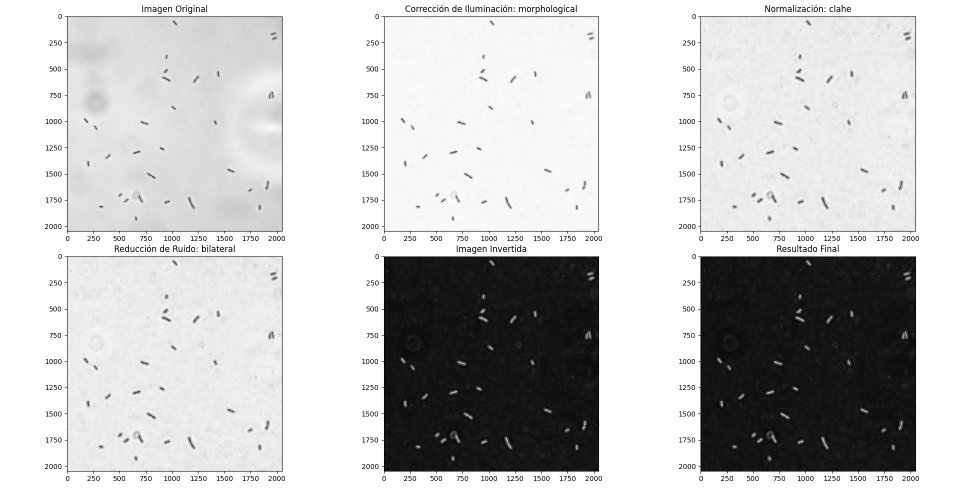
#> input picture 0_procesamiento/Paso_1_preprocesameinto.png, 1920 x 975 px (shown at 1/2 size)
$ python -i segmentation.py   (imports and definitions only)
#> lines starting #> are read from the running program, lines starting #| are printed output that depends on the picture; after the words box and inside, x2 and y2 are one past the last pixel; in counts of white or black regions, pixels touching at a corner belong together
#> further down, picture is the input picture: shape (975, 1920); min 0, max 255, mean 197.1
"""
Módulo para la segmentación de células bacterianas en imágenes de microscopía.

Este módulo proporciona funciones para identificar y delimitar células
bacterianas en imágenes preprocesadas, permitiendo su posterior análisis.
"""

import numpy as np
import cv2
import matplotlib.pyplot as plt
from typing import Dict, Any, Optional, Tuple, List
from skimage import measure, filters, segmentation, morphology
from scipy import ndimage as ndi
from skimage.feature import peak_local_max
from src.merge import hierarchical_merge


# [111 lines left out: functions threshold_image, apply_morphological_operations, not called in this run]


def segment_cells_enhanced(
    image: np.ndarray,
    min_cell_size: int = 60,
    min_distance: int = 20,
    gaussian_sigma: float = 1.0,
    find_markers_method: str = 'distance',
    merge_config: Optional[Dict[str, Any]] = None
) -> np.ndarray:
    """
    Segmenta células utilizando transformada de distancia y watershed,
    con post-merge jerárquico opcional para corregir sobre-segmentación en bífidas.

    Args:
        image: Imagen preprocesada
        min_cell_size: Tamaño mínimo de célula para filtrar objetos pequeños
        min_distance: Distancia mínima entre máximos locales
        gaussian_sigma: Sigma para el suavizado gaussiano
        find_markers_method: Método para encontrar marcadores ('distance' o 'threshold')
        merge_config: Configuración para post-merge. Si None o enabled=False, se omite.

    Returns:
        Imagen etiquetada donde cada célula tiene etiqueta única
    """
#> called with min_cell_size = 60, min_distance = 20, gaussian_sigma = 1, find_markers_method = 'distance'
    # 1. Suavizado para reducir ruido
    img_blurred = cv2.GaussianBlur(image, (0, 0), gaussian_sigma)

    # 2. Umbralización mediante Otsu
    _, img_thresh = cv2.threshold(
        img_blurred, 0, 255, cv2.THRESH_BINARY + cv2.THRESH_OTSU
    )
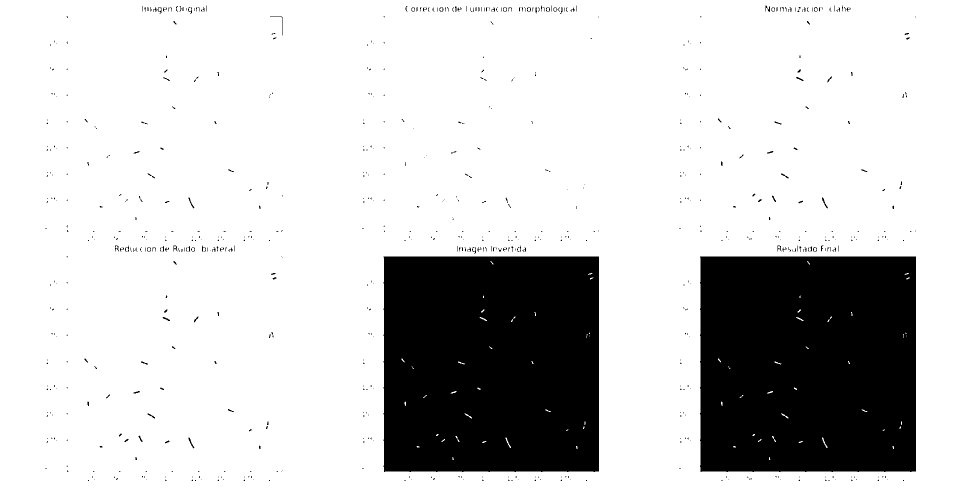
#> img_thresh: shape (975, 1920) (shown at 1/2 size); 79.9% white; 697 black regions (607 under 20 px)

    # 3. Calcular transformada de distancia
    distance = ndi.distance_transform_edt(img_thresh)
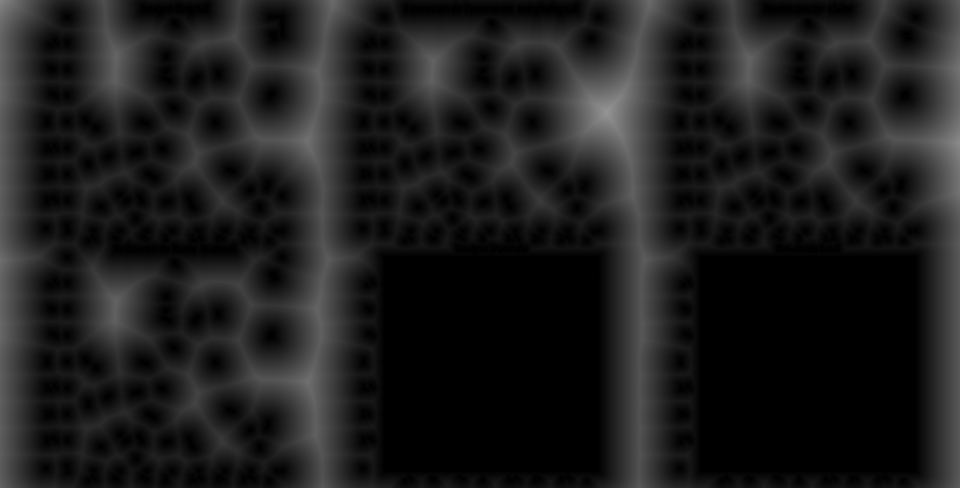
#> distance: shape (975, 1920) float64 (shown at 1/2 size); min 0, max 148.9, mean 29.2

    # 4. Encontrar marcadores para watershed
    if find_markers_method == 'distance':
        local_maxi_coords = peak_local_max(
            distance,
            min_distance=min_distance,
            footprint=np.ones((3, 3)),
            labels=img_thresh
        )
#> local_maxi_coords = 707 pairs, first value 20 to 954, second value 20 to 1899

        markers = np.zeros_like(img_thresh, dtype=np.int32)
        for i, coord in enumerate(local_maxi_coords, start=1):
            markers[tuple(coord)] = i
#> this loop made 707 passes
#> coord on passes 1 to 3: [223, 1213], [284, 1899], [281, 614]
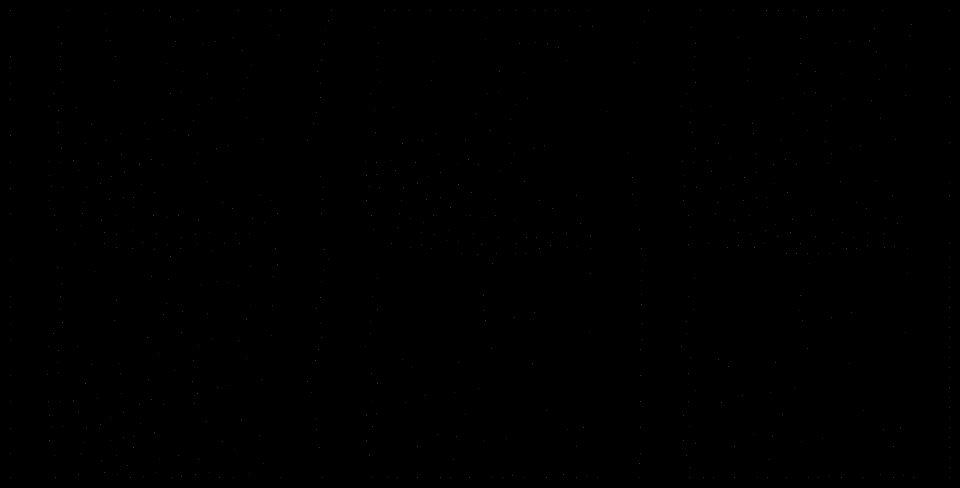
#> markers: shape (975, 1920) int32 (shown at 1/2 size); 708 distinct labels, from 0 to 707; one colour per label, 0 black

    else:
        distance_normalized = cv2.normalize(distance, None, 0, 1.0, cv2.NORM_MINMAX)
        _, markers = cv2.threshold(distance_normalized, 0.3, 1, cv2.THRESH_BINARY)
        markers = np.uint8(markers)
        _, markers = cv2.connectedComponents(markers)

    # 5. Aplicar watershed
    labels_ws = segmentation.watershed(-distance, markers, mask=img_thresh)
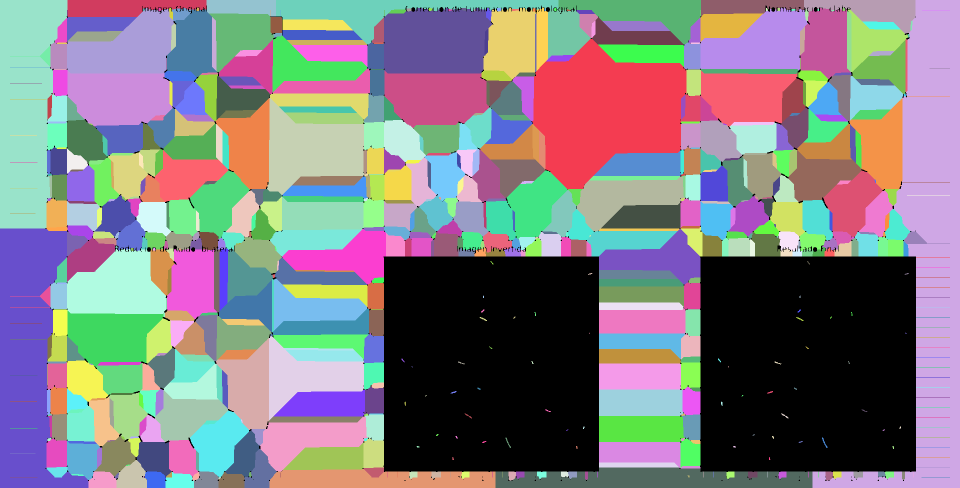
#> labels_ws: shape (975, 1920) int32 (shown at 1/2 size); 708 distinct labels, from 0 to 707; one colour per label, 0 black

    # 6. Post-merge jerárquico (solo si está habilitado)
    if merge_config and merge_config.get('enabled', False):
        labels_ws = hierarchical_merge(
            labels=labels_ws,
            distance_map=distance,
            original_image=image,
            binary_mask=img_thresh,
            merge_config=merge_config
        )

    # 7. Eliminar objetos pequeños
    labels_ws = morphology.remove_small_objects(labels_ws, min_size=min_cell_size)
#> labels_ws: shape (975, 1920) int32; 524 distinct labels, from 0 to 601

    return labels_ws


def filter_regions(
    labeled_image: np.ndarray,
    min_area: int = 50,
    max_area: int = 2000,
    min_circularity: float = 0.2,
    max_aspect_ratio: float = 3.0
) -> np.ndarray:
    """
    Filtra regiones segmentadas basadas en propiedades geométricas.

    Args:
        labeled_image: Imagen con etiquetas únicas para cada célula
        min_area: Área mínima de una célula válida
        max_area: Área máxima de una célula válida
        min_circularity: Circularidad mínima (4π*área/perímetro²)
        max_aspect_ratio: Relación máxima entre ejes mayor y menor

    Returns:
        Imagen etiquetada con regiones filtradas
    """
#> called with min_area = 50, max_area = 2000, min_circularity = 0.2, max_aspect_ratio = 3
    # Crear imagen de salida
    filtered = np.zeros_like(labeled_image, dtype=np.int32)

    # Obtener propiedades de regiones
    regions = measure.regionprops(labeled_image)
#> regions = 523 regions; largest, box (x1, y1, x2, y2) and area: (1625, 0, 1920, 975) 99584, (1065, 77, 1373, 379) 61713, (0, 457, 177, 975) 54241, (0, 0, 135, 457) 45933, (768, 15, 985, 147) 25314

    new_label = 1  # Comenzar con etiqueta 1

    for region in regions:
        # Omitir el fondo (etiqueta 0 o 1 en watershed)
        if region.label <= 0:
            continue

        area = region.area
        perimeter = region.perimeter

        # Calcular circularidad (4π*área/perímetro²)
        circularity = 4 * np.pi * area / (perimeter * perimeter) if perimeter > 0 else 0

        # Calcular relación de aspecto
        aspect_ratio = region.major_axis_length / region.minor_axis_length if region.minor_axis_length > 0 else float('inf')

        # Aplicar filtros
        if (min_area <= area <= max_area and
            circularity >= min_circularity and
            aspect_ratio <= max_aspect_ratio):
            # La región pasa los filtros, copiar a la imagen de salida con nueva etiqueta
            coords = region.coords
            filtered[coords[:, 0], coords[:, 1]] = new_label
            new_label += 1
#> this loop made 523 passes
#> (area, perimeter, circularity, aspect_ratio) on passes 1 to 12: (61713, 1062.5, 0.687, 1.29), (99584, 6784.6, 0.0272, 6.52), (22791, 711.2, 0.566, 1.5), (14736, 651.1, 0.437, 2.03), (45933, 2210, 0.118, 4.43), (6965, 417.5, 0.502, 3.44), (7889, 436.6, 0.52, 3.33), (9078, 516.8, 0.427, 3.17), (18282, 680.1, 0.497, 2.16), (3155, 335.7, 0.352, 6.64), (9487, 533.5, 0.419, 2.74), (17965, 688.6, 0.476, 2.1)
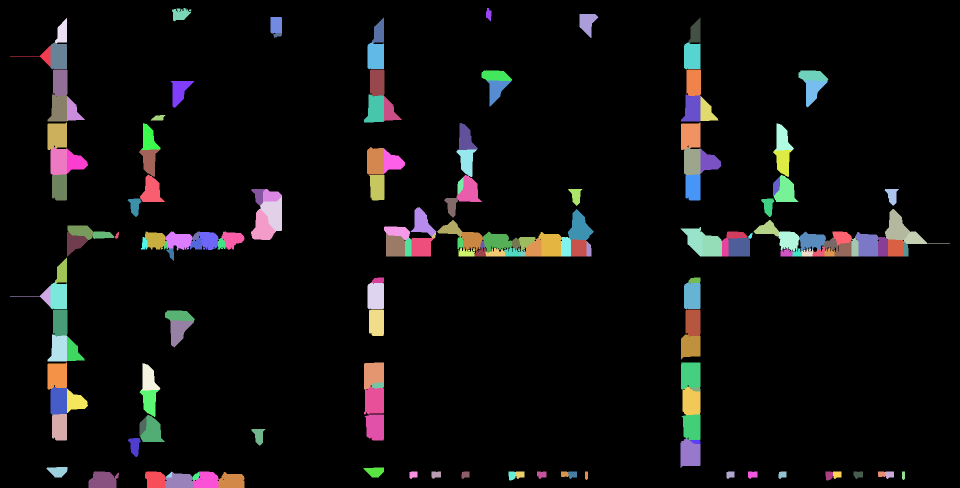
#> filtered: shape (975, 1920) int32 (shown at 1/2 size); 184 distinct labels, from 0 to 183; one colour per label, 0 black
#> after the loop, new_label = 184

    return filtered


def segment_cells(
    image: np.ndarray,
    config: Optional[Dict[str, Any]] = None
) -> np.ndarray:
    """
    Pipeline completo de segmentación de células.

    Args:
        image: Imagen preprocesada
        config: Configuración para los distintos pasos de segmentación
            {
                'use_enhanced': True/False,  # Si usar el método mejorado
                'threshold': {'method': 'adaptive', 'params': {...}},
                'morphological': [('open', {...}), ('close', {...})],
                'min_cell_size': 60,
                'min_distance': 20,
                'gaussian_sigma': 1.0,
                'find_markers_method': 'distance',
                'filter': {'min_area': 50, 'max_area': 2000, ...}
            }

    Returns:
        Imagen etiquetada donde cada célula tiene una etiqueta única
    """
    if config is None:
        config = {
            'use_enhanced': True,  # Por defecto usamos el método mejorado
            'threshold': {
                'method': 'adaptive',
                'params': {'block_size': 51, 'C': 5}
            },
            'morphological': [
                ('open', {'kernel_size': 3, 'iterations': 2}),
                ('close', {'kernel_size': 3, 'iterations': 1})
            ],
            'min_cell_size': 60,
            'min_distance': 20,
            'gaussian_sigma': 1.0,
            'find_markers_method': 'distance',
            'filter': {
                'min_area': 50,
                'max_area': 2000,
                'min_circularity': 0.2,
                'max_aspect_ratio': 3.0
            }
        }

    # Usar el método mejorado inspirado en count_bacteria o el método original
    if config.get('use_enhanced', True):
        segmented = segment_cells_enhanced(
            image,
            min_cell_size=config.get('min_cell_size', 60),
            min_distance=config.get('min_distance', 20),
            gaussian_sigma=config.get('gaussian_sigma', 1.0),
            find_markers_method=config.get('find_markers_method', 'distance'),
            merge_config=config.get('merge', None)
        )
    else:
        # Método original
        # 1. Umbralización
        cfg = config.get('threshold', {})
        binary = threshold_image(
            image,
            method=cfg.get('method', 'adaptive'),
            params=cfg.get('params', {})
        )

        # 2. Operaciones morfológicas
        morpho_ops = config.get('morphological', [])
        binary = apply_morphological_operations(binary, morpho_ops)

        # 3. Separación de células (watershed)
        cfg = config.get('watershed', {})
        segmented = watershed_segmentation(
            image,
            binary,
            min_distance=cfg.get('min_distance', 10)
        )

    # 4. Filtrado de regiones
    cfg = config.get('filter', {})
    filtered = filter_regions(
        segmented,
        min_area=cfg.get('min_area', 50),
        max_area=cfg.get('max_area', 2000),
        min_circularity=cfg.get('min_circularity', 0.2),
        max_aspect_ratio=cfg.get('max_aspect_ratio', 3.0)
    )

    return filtered


# [110 lines left out: functions visualize_segmentation, watershed_segmentation, not called in this run]

>>> import cv2
>>> picture = cv2.imread('../0_procesamiento/Paso_1_preprocesameinto.png', cv2.IMREAD_GRAYSCALE)
>>> result = segment_cells(picture)

$ run again, on 0_procesamiento/Paso_2_segmentacion.png
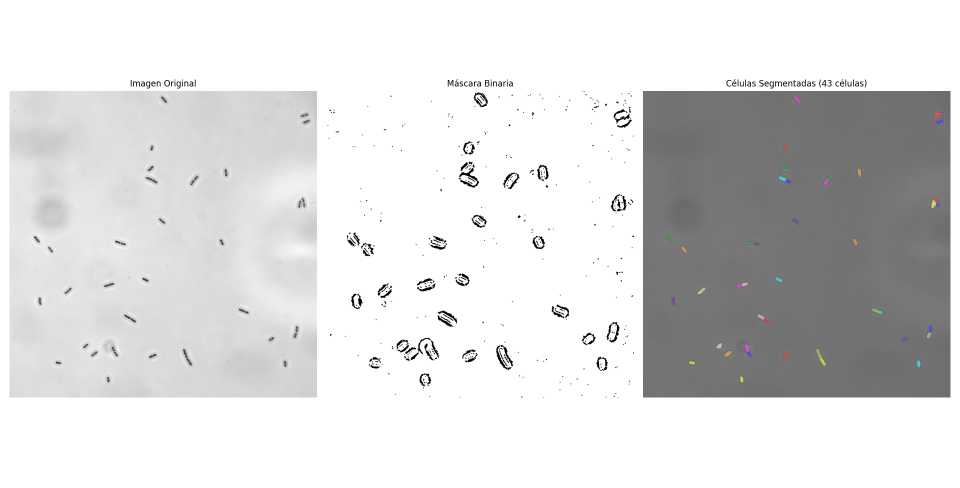
#> input picture 0_procesamiento/Paso_2_segmentacion.png, 1920 x 975 px (shown at 1/2 size)
#> img_thresh: shape (975, 1920); 78.9% white; 289 black regions (154 under 20 px)
#> local_maxi_coords = 393 pairs, first value 20 to 954, second value 20 to 1894
#> the loop in segment_cells_enhanced, `for i, coord in enumerate(local_maxi_coords, start=1):` made 393 passes
#> coord on passes 1 to 3: [20, 20], [229, 20], [954, 20]
#> in segment_cells_enhanced, `labels_ws = segmentation.watershed(-distance, markers, mask=img_thresh)`:
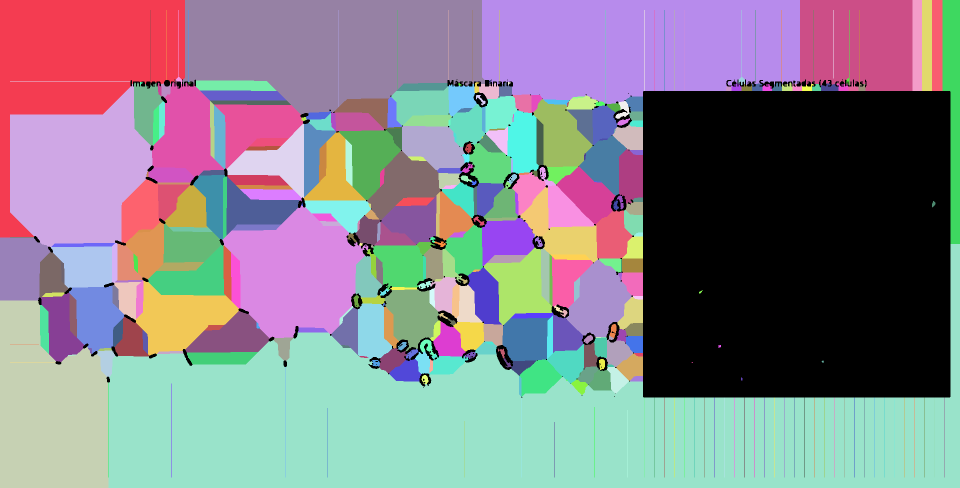
#> labels_ws: shape (975, 1920) int32 (shown at 1/2 size); 394 distinct labels, from 0 to 393; one colour per label, 0 black
#> regions = 353 regions; largest, box (x1, y1, x2, y2) and area: (217, 488, 1920, 975) 373280, (964, 0, 1600, 208) 114187, (365, 0, 970, 229) 107287, (0, 0, 370, 475) 81410, (0, 601, 217, 975) 65278
#> the loop in filter_regions, `for region in regions:` made 353 passes
#> (area, perimeter, circularity, aspect_ratio) on passes 1 to 8: (81410, 3080.4, 0.108, 1.54), (64676, 1097.1, 0.675, 1.12), (65278, 1500.3, 0.364, 1.66), (241, 239, 0.053, inf), (373280, 17245, 0.0158, 6.62), (139, 137, 0.0931, inf), (188, 186, 0.0683, inf), (221, 219, 0.0579, inf)
#> after the loop in filter_regions, `for region in regions:`:
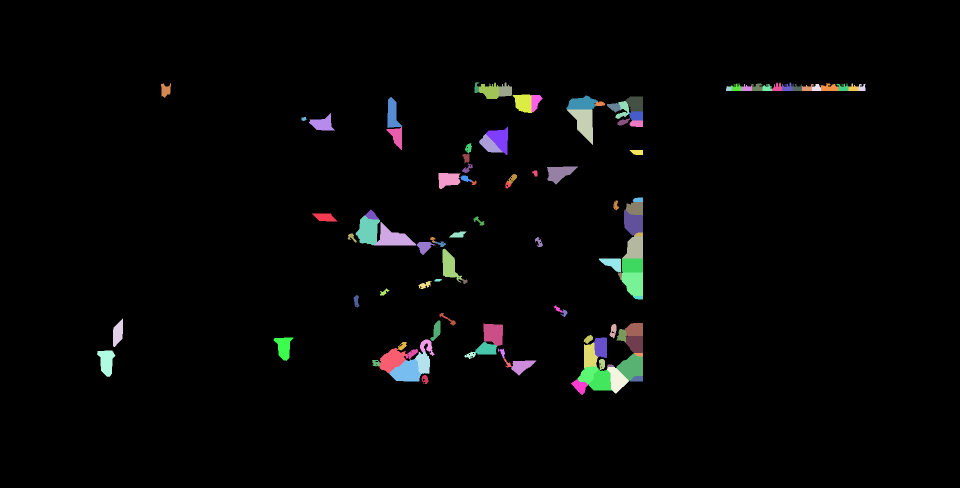
#> filtered: shape (975, 1920) int32 (shown at 1/2 size); 113 distinct labels, from 0 to 112; one colour per label, 0 black
#> after the loop in filter_regions, `for region in regions:`: new_label = 113
